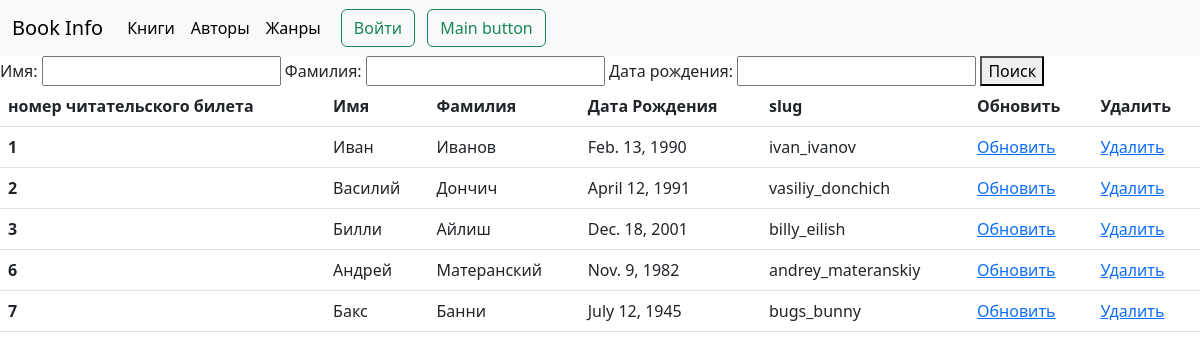
/reader_list/, run on an earlier commit of the app's database.
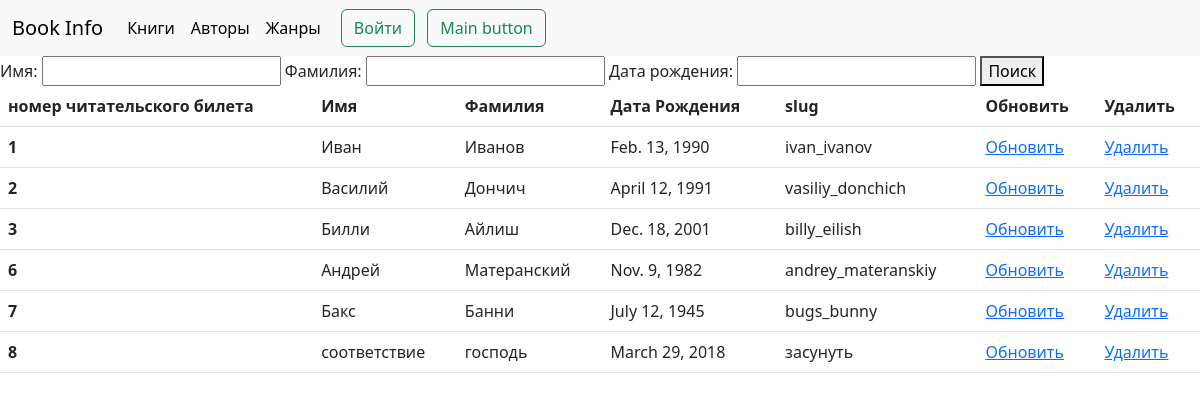
And on a later commit of the database.
### reader/models.py (models this page shows, shortened)
class Reader(models.Model):
    name = models.CharField('Имя', max_length=255)
    surname = models.CharField('Фамилия', max_length=255)
    date_birth = models.DateField('Дата рождения', blank=True, null=True)
    slug = models.SlugField(max_length=255, unique=True, null=False, blank=False)

### reader/views.py (the view)
# urls.py: path('reader_list/', views.SearchReader.as_view(), name='reader_list'),
class SearchReader(TitleMixin, ListView):
    model = models.Reader
    template_name = 'reader/reader_list.html'
    title = 'Список читателей'
    def get_queryset(self):
        name = self.request.GET.get('name')
        qs = models.Reader.objects.all()
        if name:
            return qs.filter(name__icontains=name)
        return qs
    def get_context_data(self, **kwargs):
        context = super().get_context_data(**kwargs)
        context['form'] = forms.ReaderSearch(self.request.GET or None)
        return context

### reader/forms.py (shortened to what this page needs)
class ReaderSearch(forms.Form):
    name = forms.CharField(label='Имя', required=False)
    surname = forms.CharField(label='Фамилия', required=False)
    date_birth = forms.DateField(label='Дата рождения', required=False)

### reader/views.py (called while the page is built)
    def get_title(self):
        return self.title

    def get_context_data(self, **kwargs):
        context = super().get_context_data(**kwargs)
        context['title'] = self.get_title()
        return context

### reader/templates/reader/reader_list.html (shortened to what this page needs)
{% extends 'book/base.html'%}
{% block content %}
    <form method="GET">
    {{ form }}
    <button type="submit">Поиск</button>
  </form>
 <table class="table">
  <thead>
    <tr>
      <th scope="col">номер читательского билета</th>
      <th scope="col">Имя</th>
      <th scope="col">Фамилия</th>
      <th scope="col">Дата Рождения</th>
      <th scope="col">slug</th>
      <th scope="col">Обновить</th>
      <th scope="col">Удалить</th>
    </tr>
  </thead>
  <tbody>
  {% for reader in reader_list %}
  <tr>
      <th scope="row">{{ reader.id }}</th>
      <td>{{reader.name}}</td>
      <td>{{reader.surname}}</td>
      <td>{{reader.date_birth}}</td>
      <td>{{reader.slug}}</td>
      <td><a href="{% url 'reader:reader_update' slug=reader.slug %}">Обновить</a></td>
      <td><a href="{% url 'reader:reader_del' slug=reader.slug %}">Удалить</a></td>
    </tr>
  {% endfor %}
  </tbody>
</table>
  </body>
{% endblock %}

What changed in the data, as far as the page shows it:
added Reader: id "8", name "соответствие", surname "господь", date_birth "March 29, 2018", slug "засунуть"
